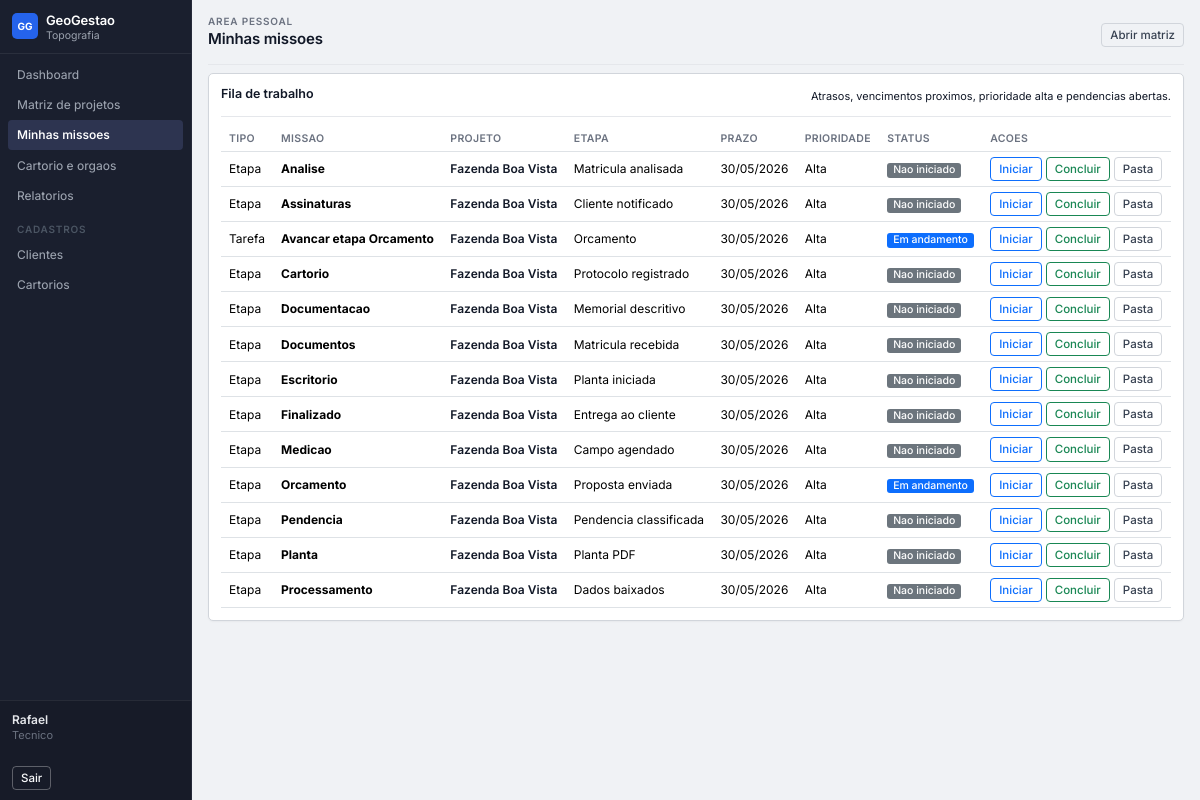
Screenshot of /my-missions (signed in) with the database file from the repository.
### tables this page shows
CREATE TABLE usuarios (
            id INTEGER PRIMARY KEY AUTOINCREMENT,
            nome TEXT NOT NULL,
            email TEXT NOT NULL UNIQUE,
            senha_hash TEXT NOT NULL,
            perfil_acesso TEXT NOT NULL,
            ativo INTEGER NOT NULL DEFAULT 1
        , cargo TEXT);

CREATE TABLE projeto_etapas (
            id INTEGER PRIMARY KEY AUTOINCREMENT,
            projeto_id INTEGER NOT NULL,
            etapa_modelo_id INTEGER NOT NULL,
            status TEXT NOT NULL,
            responsavel_id INTEGER,
            data_inicio TEXT,
            data_fim TEXT,
            prazo TEXT,
            progresso INTEGER DEFAULT 0,
            observacoes TEXT, subetapa_ativa TEXT, atraso_origem TEXT,
            FOREIGN KEY(projeto_id) REFERENCES projetos(id),
            FOREIGN KEY(etapa_modelo_id) REFERENCES etapas_modelo(id),
            FOREIGN KEY(responsavel_id) REFERENCES usuarios(id)
        );

CREATE TABLE etapas_modelo (
            id INTEGER PRIMARY KEY AUTOINCREMENT,
            nome TEXT NOT NULL,
            ordem INTEGER NOT NULL,
            cor_padrao TEXT NOT NULL,
            ativa INTEGER NOT NULL DEFAULT 1
        );

CREATE TABLE projetos (
            id INTEGER PRIMARY KEY AUTOINCREMENT,
            codigo TEXT NOT NULL,
            nome TEXT NOT NULL,
            proprietario TEXT,
            cliente_id INTEGER,
            cidade TEXT,
            uf TEXT,
            cartorio_id INTEGER,
            tipo_servico TEXT,
            prioridade TEXT,
            status TEXT,
            etapa_atual_id INTEGER,
            prazo_critico TEXT,
            responsavel_geral_id INTEGER,
            caminho_pasta TEXT,
            observacoes TEXT,
            criado_em TEXT,
            atualizado_em TEXT, valor REAL,
            FOREIGN KEY(cliente_id) REFERENCES clientes(id),
            FOREIGN KEY(cartorio_id) REFERENCES cartorios(id),
            FOREIGN KEY(responsavel_geral_id) REFERENCES usuarios(id)
        );

CREATE TABLE tarefas (
            id INTEGER PRIMARY KEY AUTOINCREMENT,
            projeto_id INTEGER NOT NULL,
            projeto_etapa_id INTEGER,
            titulo TEXT NOT NULL,
            descricao TEXT,
            responsavel_id INTEGER,
            prioridade TEXT,
            status TEXT,
            prazo TEXT,
            criado_em TEXT, data_inicio TEXT, concluido_em TEXT, comentarios TEXT,
            FOREIGN KEY(projeto_id) REFERENCES projetos(id),
            FOREIGN KEY(projeto_etapa_id) REFERENCES projeto_etapas(id),
            FOREIGN KEY(responsavel_id) REFERENCES usuarios(id)
        );

### app.py (the view, shortened to what this page needs)
@app.route("/my-missions")
@login_required
def my_missions():
    refresh_due_statuses()
    stage_rows = query_db(
        """
        SELECT pe.id, pe.projeto_id, pe.status, pe.prazo, pe.progresso, pe.subetapa_ativa,
               p.nome AS projeto_nome, p.caminho_pasta, em.nome AS etapa_nome, p.prioridade
        FROM projeto_etapas pe
        JOIN projetos p ON p.id = pe.projeto_id
        JOIN etapas_modelo em ON em.id = pe.etapa_modelo_id
        WHERE pe.responsavel_id = ? AND lower(pe.status) NOT IN ('concluido', 'cancelado') AND em.ativa = 1
        """,
        (g.user["id"],),
    )
    task_rows = query_db(
        """
        SELECT t.*, p.nome AS projeto_nome, p.caminho_pasta, em.nome AS etapa_nome
        FROM tarefas t
        JOIN projetos p ON p.id = t.projeto_id
        LEFT JOIN projeto_etapas pe ON pe.id = t.projeto_etapa_id
        LEFT JOIN etapas_modelo em ON em.id = pe.etapa_modelo_id
        WHERE t.responsavel_id = ? AND lower(COALESCE(t.status, '')) NOT IN ('concluido', 'cancelado')
        """,
        (g.user["id"],),
    )
    pending_rows = query_db(
        """
        SELECT pd.*, p.nome AS projeto_nome, p.caminho_pasta, em.nome AS etapa_nome, p.prioridade
        FROM pendencias pd
        JOIN projetos p ON p.id = pd.projeto_id
        LEFT JOIN projeto_etapas pe ON pe.id = pd.etapa_id
        LEFT JOIN etapas_modelo em ON em.id = pe.etapa_modelo_id
        WHERE pd.responsavel_id = ? AND lower(COALESCE(pd.status, '')) NOT IN ('resolvida', 'cancelada')
        """,
        (g.user["id"],),
    )
    missions = []
    for row in stage_rows:
        missions.append(
            {
                "kind": "stage",
                "id": row["id"],
                "project_id": row["projeto_id"],
                "title": row["etapa_nome"],
                "project": row["projeto_nome"],
                "stage": row["subetapa_ativa"] or row["etapa_nome"],
                "status": row["status"],
                "prazo": row["prazo"],
                "priority": row["prioridade"],
                "progress": row["progresso"] or 0,
                "folder": row["caminho_pasta"],
            }
        )
    for row in task_rows:
        missions.append(
            {
                "kind": "task",
                "id": row["id"],
                "project_id": row["projeto_id"],
                "title": row["titulo"],
                "project": row["projeto_nome"],
                "stage": row["etapa_nome"] or "Tarefa avulsa",
                "status": row["status"],
                "prazo": row["prazo"],
                "priority": row["prioridade"],
                "progress": 0,
                "folder": row["caminho_pasta"],
            }
        )
    def mission_sort_key(mission):
        due = mission["prazo"] or "9999-12-31"
        overdue_rank = 0 if is_overdue(mission["prazo"], mission["status"]) or mission["status"] == "atrasado" else 1
        return (overdue_rank, due, PRIORITY_WEIGHT.get(mission["priority"], 3), mission["project"], mission["title"])
    missions.sort(key=mission_sort_key)
    return render_template("my_missions.html", missions=missions)

### templates/my_missions.html (shortened to what this page needs)
{% extends 'base.html' %}
{% block content %}
<div class="workspace-header">
    <div>
        <span class="module-label">Area pessoal</span>
        <h1>Minhas missoes</h1>
    </div>
    <div class="matrix-actions">
        <a class="btn btn-outline-secondary btn-sm" href="{{ url_for('projects') }}">Abrir matriz</a>
    </div>
</div>
<section class="panel mission-table-panel">
    <div class="panel-header">
        <h2>Fila de trabalho</h2>
        <small>Atrasos, vencimentos proximos, prioridade alta e pendencias abertas.</small>
    </div>
    <div class="table-responsive">
        <table class="table compact-table mission-table">
            <thead>
                <tr>
                    <th>Tipo</th>
                    <th>Missao</th>
                    <th>Projeto</th>
                    <th>Etapa</th>
                    <th>Prazo</th>
                    <th>Prioridade</th>
                    <th>Status</th>
                    <th>Acoes</th>
                </tr>
            </thead>
            <tbody>
                {% for mission in missions %}
                    {% set status_key = mission.status|lower %}
                    <tr class="{{ 'table-danger' if is_overdue(mission.prazo, mission.status) or mission.status == 'atrasado' else '' }}">
                        <td>{{ 'Pendencia' if mission.kind == 'pending' else ('Etapa' if mission.kind == 'stage' else 'Tarefa') }}</td>
                        <td><strong>{{ mission.title }}</strong>{% if mission.origin %}<small>Origem: {{ mission.origin }}</small>{% endif %}</td>
                        <td><a class="table-link" href="{{ url_for('project_detail', project_id=mission.project_id) }}">{{ mission.project }}</a></td>
                        <td>{{ mission.stage }}</td>
                        <td class="{{ 'text-danger fw-semibold' if is_overdue(mission.prazo, mission.status) else '' }}">{{ format_date(mission.prazo) }}</td>
                        <td>{{ mission.priority or '-' }}</td>
                        <td>
                            {% if status_key in status_meta %}
                                <span class="badge bg-{{ status_meta[status_key].color }}">{{ status_meta[status_key].label }}</span>
                            {% else %}
                                <span class="badge bg-secondary">{{ mission.status }}</span>
                            {% endif %}
                        </td>
                        <td>
                            <div class="quick-actions table-actions">
                                {% if mission.kind == 'stage' %}
                                    <form method="post" action="{{ url_for('stage_quick', stage_id=mission.id) }}"><button class="btn btn-outline-primary btn-sm" type="submit">Iniciar</button></form>
                                    <form method="post" action="{{ url_for('stage_quick', stage_id=mission.id) }}"><button class="btn btn-outline-success btn-sm" type="submit">Concluir</button></form>
                                {% elif mission.kind == 'task' %}
                                    <form method="post" action="{{ url_for('task_quick', task_id=mission.id) }}"><button class="btn btn-outline-primary btn-sm" type="submit">Iniciar</button></form>
                                    <form method="post" action="{{ url_for('task_quick', task_id=mission.id) }}"><button class="btn btn-outline-success btn-sm" type="submit">Concluir</button></form>
                                {% endif %}
                                {% if mission.folder %}
                                    <button class="btn btn-outline-secondary btn-sm" type="button" data-copy="{{ mission.folder }}">Pasta</button>
                                {% endif %}
                            </div>
                        </td>
                    </tr>
                {% else %}
                    <tr><td colspan="8">Voce nao possui missoes ativas.</td></tr>
                {% endfor %}
            </tbody>
        </table>
    </div>
</section>
{% endblock %}

### templates/base.html (shortened to what this page needs)
<!DOCTYPE html>
<html lang="pt-BR">
<head>
    <link href="https://cdn.jsdelivr.net/npm/bootstrap@5.3.3/dist/css/bootstrap.min.css" rel="stylesheet">
    <link rel="stylesheet" href="{{ url_for('static', filename='style.css') }}" />
</head>
<body>
<div class="app-shell">
    <aside class="sidebar">
        <a class="brand" href="{{ url_for('dashboard') }}">
            <span class="brand-mark">GG</span>
            <span>
                <strong>GeoGestao</strong>
                <small>Topografia</small>
            </span>
        </a>
        <nav class="side-nav">
            <a class="{{ 'active' if request.endpoint == 'dashboard' else '' }}" href="{{ url_for('dashboard') }}">Dashboard</a>
            <a class="{{ 'active' if request.endpoint == 'projects' else '' }}" href="{{ url_for('projects') }}">Matriz de projetos</a>
            <a class="{{ 'active' if request.endpoint == 'my_missions' else '' }}" href="{{ url_for('my_missions') }}">Minhas missoes</a>
            <a class="{{ 'active' if request.endpoint == 'cartorio_board' else '' }}" href="{{ url_for('cartorio_board') }}">Cartorio e orgaos</a>
            <a class="{{ 'active' if request.endpoint == 'reports' else '' }}" href="{{ url_for('reports') }}">Relatorios</a>
            <div class="nav-label">Cadastros</div>
            <a class="{{ 'active' if request.endpoint == 'clients' else '' }}" href="{{ url_for('clients') }}">Clientes</a>
            <a class="{{ 'active' if request.endpoint == 'cartorios' else '' }}" href="{{ url_for('cartorios') }}">Cartorios</a>
        </nav>
        <div class="sidebar-user">
            <div class="fw-semibold">{{ g.user.nome if g.user else '' }}</div>
            <small>{{ role_labels.get(g.user.perfil_acesso, g.user.perfil_acesso) if g.user else '' }}</small>
            <a class="btn btn-outline-light btn-sm mt-3" href="{{ url_for('logout') }}">Sair</a>
        </div>
    </aside>
    <main class="main-content">
        {% block content %}{% endblock %}
    </main>
</div>
</body>
</html>

### rows the page displays
usuarios: user "Rafael", perfil_acesso "Tecnico"
projeto_etapas: kind "Etapa", title "Analise", project "Fazenda Boa Vista", stage "Matricula analisada", prazo "30/05/2026", prioridade "Alta", status "Nao iniciado"
projeto_etapas: kind "Etapa", title "Assinaturas", project "Fazenda Boa Vista", stage "Cliente notificado", prazo "30/05/2026", prioridade "Alta", status "Nao iniciado"
tarefas: kind "Tarefa", title "Avancar etapa Orcamento", project "Fazenda Boa Vista", stage "Orcamento", prazo "30/05/2026", prioridade "Alta", status "Em andamento"
projeto_etapas: kind "Etapa", title "Cartorio", project "Fazenda Boa Vista", stage "Protocolo registrado", prazo "30/05/2026", prioridade "Alta", status "Nao iniciado"
projeto_etapas: kind "Etapa", title "Documentacao", project "Fazenda Boa Vista", stage "Memorial descritivo", prazo "30/05/2026", prioridade "Alta", status "Nao iniciado"
projeto_etapas: kind "Etapa", title "Documentos", project "Fazenda Boa Vista", stage "Matricula recebida", prazo "30/05/2026", prioridade "Alta", status "Nao iniciado"
projeto_etapas: kind "Etapa", title "Escritorio", project "Fazenda Boa Vista", stage "Planta iniciada", prazo "30/05/2026", prioridade "Alta", status "Nao iniciado"
projeto_etapas: kind "Etapa", title "Finalizado", project "Fazenda Boa Vista", stage "Entrega ao cliente", prazo "30/05/2026", prioridade "Alta", status "Nao iniciado"
projeto_etapas: kind "Etapa", title "Medicao", project "Fazenda Boa Vista", stage "Campo agendado", prazo "30/05/2026", prioridade "Alta", status "Nao iniciado"
projeto_etapas: kind "Etapa", title "Orcamento", project "Fazenda Boa Vista", stage "Proposta enviada", prazo "30/05/2026", prioridade "Alta", status "Em andamento"
projeto_etapas: kind "Etapa", title "Pendencia", project "Fazenda Boa Vista", stage "Pendencia classificada", prazo "30/05/2026", prioridade "Alta", status "Nao iniciado"
projeto_etapas: kind "Etapa", title "Planta", project "Fazenda Boa Vista", stage "Planta PDF", prazo "30/05/2026", prioridade "Alta", status "Nao iniciado"
projeto_etapas: kind "Etapa", title "Processamento", project "Fazenda Boa Vista", stage "Dados baixados", prazo "30/05/2026", prioridade "Alta", status "Nao iniciado"
